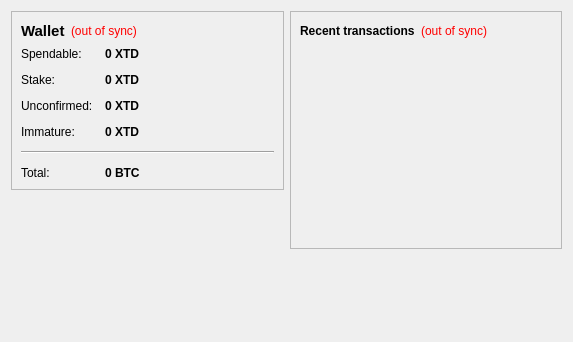
<?xml version="1.0" encoding="UTF-8"?>
<ui version="4.0">
 <class>OverviewPage</class>
 <widget class="QWidget" name="OverviewPage">
  <property name="geometry">
   <rect>
    <x>0</x>
    <y>0</y>
    <width>573</width>
    <height>342</height>
   </rect>
  </property>
  <property name="windowTitle">
   <string>Form</string>
  </property>
  <layout class="QHBoxLayout" name="horizontalLayout" stretch="1,1">
   <item>
    <layout class="QVBoxLayout" name="verticalLayout_2">
     <item>
      <widget class="QFrame" name="frame">
       <property name="frameShape">
        <enum>QFrame::StyledPanel</enum>
       </property>
       <property name="frameShadow">
        <enum>QFrame::Raised</enum>
       </property>
       <layout class="QVBoxLayout" name="verticalLayout_4">
        <item>
         <layout class="QHBoxLayout" name="horizontalLayout_4">
          <item>
           <widget class="QLabel" name="label_5">
            <property name="font">
             <font>
              <pointsize>11</pointsize>
              <weight>75</weight>
              <bold>true</bold>
             </font>
            </property>
            <property name="text">
             <string>Wallet</string>
            </property>
           </widget>
          </item>
          <item>
           <widget class="QLabel" name="labelWalletStatus">
            <property name="toolTip">
             <string>The displayed information may be out of date. Your wallet automatically synchronizes with the XTDcoin network after a connection is established, but this process has not completed yet.</string>
            </property>
            <property name="styleSheet">
             <string notr="true">QLabel { color: red; }</string>
            </property>
            <property name="text">
             <string notr="true">(out of sync)</string>
            </property>
            <property name="alignment">
             <set>Qt::AlignLeading|Qt::AlignLeft|Qt::AlignVCenter</set>
            </property>
           </widget>
          </item>
          <item>
           <spacer name="horizontalSpacer_2">
            <property name="orientation">
             <enum>Qt::Horizontal</enum>
            </property>
            <property name="sizeHint" stdset="0">
             <size>
              <width>40</width>
              <height>20</height>
             </size>
            </property>
           </spacer>
          </item>
         </layout>
        </item>
        <item>
         <layout class="QFormLayout" name="formLayout_2">
          <property name="fieldGrowthPolicy">
           <enum>QFormLayout::AllNonFixedFieldsGrow</enum>
          </property>
          <property name="horizontalSpacing">
           <number>12</number>
          </property>
          <property name="verticalSpacing">
           <number>12</number>
          </property>
          <item row="0" column="0">
           <widget class="QLabel" name="label">
            <property name="text">
             <string>Spendable:</string>
            </property>
           </widget>
          </item>
          <item row="0" column="1">
           <widget class="QLabel" name="labelBalance">
            <property name="font">
             <font>
              <weight>75</weight>
              <bold>true</bold>
             </font>
            </property>
            <property name="cursor">
             <cursorShape>IBeamCursor</cursorShape>
            </property>
            <property name="toolTip">
             <string>Your current spendable balance</string>
            </property>
            <property name="text">
             <string notr="true">0 XTD</string>
            </property>
            <property name="textInteractionFlags">
             <set>Qt::LinksAccessibleByMouse|Qt::TextSelectableByKeyboard|Qt::TextSelectableByMouse</set>
            </property>
           </widget>
          </item>
          <item row="1" column="0">
           <widget class="QLabel" name="label_6">
            <property name="text">
             <string>Stake:</string>
            </property>
           </widget>
          </item>
          <item row="1" column="1">
           <widget class="QLabel" name="labelStake">
            <property name="font">
             <font>
              <weight>75</weight>
              <bold>true</bold>
             </font>
            </property>
            <property name="cursor">
             <cursorShape>IBeamCursor</cursorShape>
            </property>
            <property name="toolTip">
             <string>Total of coins that was staked, and do not yet count toward the current balance</string>
            </property>
            <property name="text">
             <string notr="true">0 XTD</string>
            </property>
            <property name="textInteractionFlags">
             <set>Qt::LinksAccessibleByMouse|Qt::TextSelectableByKeyboard|Qt::TextSelectableByMouse</set>
            </property>
           </widget>
          </item>
          <item row="2" column="0">
           <widget class="QLabel" name="label_3">
            <property name="text">
             <string>Unconfirmed:</string>
            </property>
           </widget>
          </item>
          <item row="2" column="1">
           <widget class="QLabel" name="labelUnconfirmed">
            <property name="font">
             <font>
              <weight>75</weight>
              <bold>true</bold>
             </font>
            </property>
            <property name="cursor">
             <cursorShape>IBeamCursor</cursorShape>
            </property>
            <property name="toolTip">
             <string>Total of transactions that have yet to be confirmed, and do not yet count toward the current balance</string>
            </property>
            <property name="text">
             <string notr="true">0 XTD</string>
            </property>
            <property name="textInteractionFlags">
             <set>Qt::LinksAccessibleByMouse|Qt::TextSelectableByKeyboard|Qt::TextSelectableByMouse</set>
            </property>
           </widget>
          </item>
          <item row="3" column="0">
           <widget class="QLabel" name="labelImmatureText">
            <property name="text">
             <string>Immature:</string>
            </property>
           </widget>
          </item>
          <item row="3" column="1">
           <widget class="QLabel" name="labelImmature">
            <property name="font">
             <font>
              <weight>75</weight>
              <bold>true</bold>
             </font>
            </property>
            <property name="toolTip">
             <string>Mined balance that has not yet matured</string>
            </property>
            <property name="text">
             <string notr="true">0 XTD</string>
            </property>
            <property name="textInteractionFlags">
             <set>Qt::LinksAccessibleByMouse|Qt::TextSelectableByKeyboard|Qt::TextSelectableByMouse</set>
            </property>
           </widget>
          </item>
          <item row="4" column="0" colspan="2">
           <widget class="Line" name="line">
            <property name="orientation">
             <enum>Qt::Horizontal</enum>
            </property>
           </widget>
          </item>
          <item row="5" column="0">
           <widget class="QLabel" name="labelTotalText">
            <property name="text">
             <string>Total:</string>
            </property>
           </widget>
          </item>
          <item row="5" column="1">
           <widget class="QLabel" name="labelTotal">
            <property name="font">
             <font>
              <weight>75</weight>
              <bold>true</bold>
             </font>
            </property>
            <property name="cursor">
             <cursorShape>IBeamCursor</cursorShape>
            </property>
            <property name="toolTip">
             <string>Your current total balance</string>
            </property>
            <property name="text">
             <string notr="true">0 BTC</string>
            </property>
            <property name="textInteractionFlags">
             <set>Qt::LinksAccessibleByMouse|Qt::TextSelectableByKeyboard|Qt::TextSelectableByMouse</set>
            </property>
           </widget>
          </item>
         </layout>
        </item>
       </layout>
      </widget>
     </item>
     <item>
      <spacer name="verticalSpacer">
       <property name="orientation">
        <enum>Qt::Vertical</enum>
       </property>
       <property name="sizeHint" stdset="0">
        <size>
         <width>20</width>
         <height>40</height>
        </size>
       </property>
      </spacer>
     </item>
    </layout>
   </item>
   <item>
    <layout class="QVBoxLayout" name="verticalLayout_3">
     <item>
      <widget class="QFrame" name="frame_2">
       <property name="frameShape">
        <enum>QFrame::StyledPanel</enum>
       </property>
       <property name="frameShadow">
        <enum>QFrame::Raised</enum>
       </property>
       <layout class="QVBoxLayout" name="verticalLayout">
        <item>
         <layout class="QHBoxLayout" name="horizontalLayout_2">
          <item>
           <widget class="QLabel" name="label_4">
            <property name="text">
             <string>&lt;b&gt;Recent transactions&lt;/b&gt;</string>
            </property>
           </widget>
          </item>
          <item>
           <widget class="QLabel" name="labelTransactionsStatus">
            <property name="toolTip">
             <string>The displayed information may be out of date. Your wallet automatically synchronizes with the XTDcoin network after a connection is established, but this process has not completed yet.</string>
            </property>
            <property name="styleSheet">
             <string notr="true">QLabel { color: red; }</string>
            </property>
            <property name="text">
             <string notr="true">(out of sync)</string>
            </property>
            <property name="alignment">
             <set>Qt::AlignRight|Qt::AlignTrailing|Qt::AlignVCenter</set>
            </property>
           </widget>
          </item>
          <item>
           <spacer name="horizontalSpacer">
            <property name="orientation">
             <enum>Qt::Horizontal</enum>
            </property>
            <property name="sizeHint" stdset="0">
             <size>
              <width>40</width>
              <height>20</height>
             </size>
            </property>
           </spacer>
          </item>
         </layout>
        </item>
        <item>
         <widget class="QListView" name="listTransactions">
          <property name="styleSheet">
           <string notr="true">QListView { background: transparent; }</string>
          </property>
          <property name="frameShape">
           <enum>QFrame::NoFrame</enum>
          </property>
          <property name="verticalScrollBarPolicy">
           <enum>Qt::ScrollBarAlwaysOff</enum>
          </property>
          <property name="horizontalScrollBarPolicy">
           <enum>Qt::ScrollBarAlwaysOff</enum>
          </property>
          <property name="selectionMode">
           <enum>QAbstractItemView::NoSelection</enum>
          </property>
         </widget>
        </item>
       </layout>
      </widget>
     </item>
     <item>
      <spacer name="verticalSpacer_2">
       <property name="orientation">
        <enum>Qt::Vertical</enum>
       </property>
       <property name="sizeHint" stdset="0">
        <size>
         <width>20</width>
         <height>40</height>
        </size>
       </property>
      </spacer>
     </item>
    </layout>
   </item>
  </layout>
 </widget>
 <resources/>
 <connections/>
</ui>
